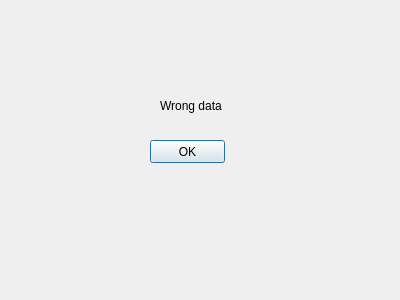
<?xml version="1.0" encoding="UTF-8"?>
<ui version="4.0">
 <class>Dialog</class>
 <widget class="QDialog" name="Dialog">
  <property name="geometry">
   <rect>
    <x>0</x>
    <y>0</y>
    <width>400</width>
    <height>300</height>
   </rect>
  </property>
  <property name="windowTitle">
   <string>Dialog</string>
  </property>
  <widget class="QPushButton" name="OKButton">
   <property name="geometry">
    <rect>
     <x>150</x>
     <y>140</y>
     <width>75</width>
     <height>23</height>
    </rect>
   </property>
   <property name="text">
    <string>OK</string>
   </property>
  </widget>
  <widget class="QLabel" name="label">
   <property name="geometry">
    <rect>
     <x>160</x>
     <y>80</y>
     <width>71</width>
     <height>51</height>
    </rect>
   </property>
   <property name="text">
    <string>Wrong data</string>
   </property>
  </widget>
 </widget>
 <resources/>
 <connections>
  <connection>
   <sender>OKButton</sender>
   <signal>clicked()</signal>
   <receiver>Dialog</receiver>
   <slot>close()</slot>
   <hints>
    <hint type="sourcelabel">
     <x>187</x>
     <y>151</y>
    </hint>
    <hint type="destinationlabel">
     <x>199</x>
     <y>149</y>
    </hint>
   </hints>
  </connection>
 </connections>
</ui>
